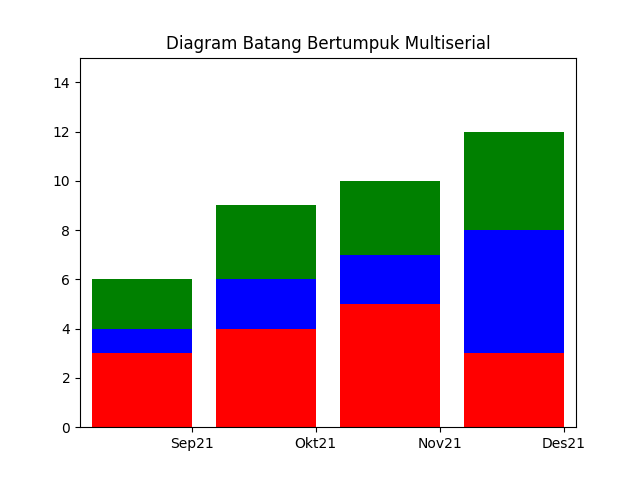

Source code (Python):
import numpy as np
import matplotlib.pyplot as plt

series1 = np.array([3,4,5,3])
series2 = np.array([1,2,2,5])
series3 = np.array([2,3,3,4])
index = np.arange(4)

plt.axis([-0.5,3.5,0,15])
plt.title('Diagram Batang Bertumpuk Multiserial')
plt.bar(index,series1,color='r')
plt.bar(index,series2,color='b',bottom=series1)
plt.bar(index,series3,color='g',bottom=(series2+series1))
plt.xticks(index+0.4,['Sep21','Okt21','Nov21','Des21'])
plt.show()
